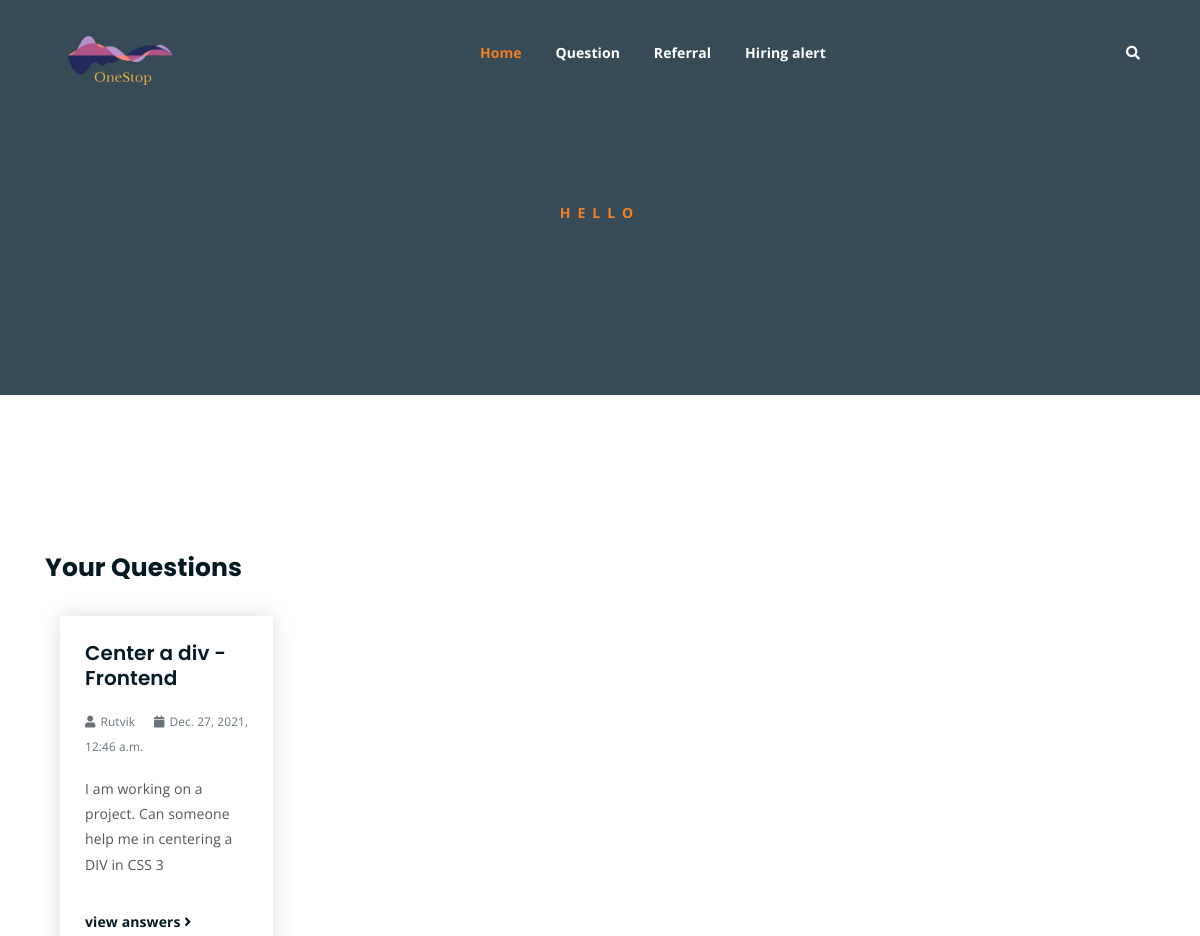
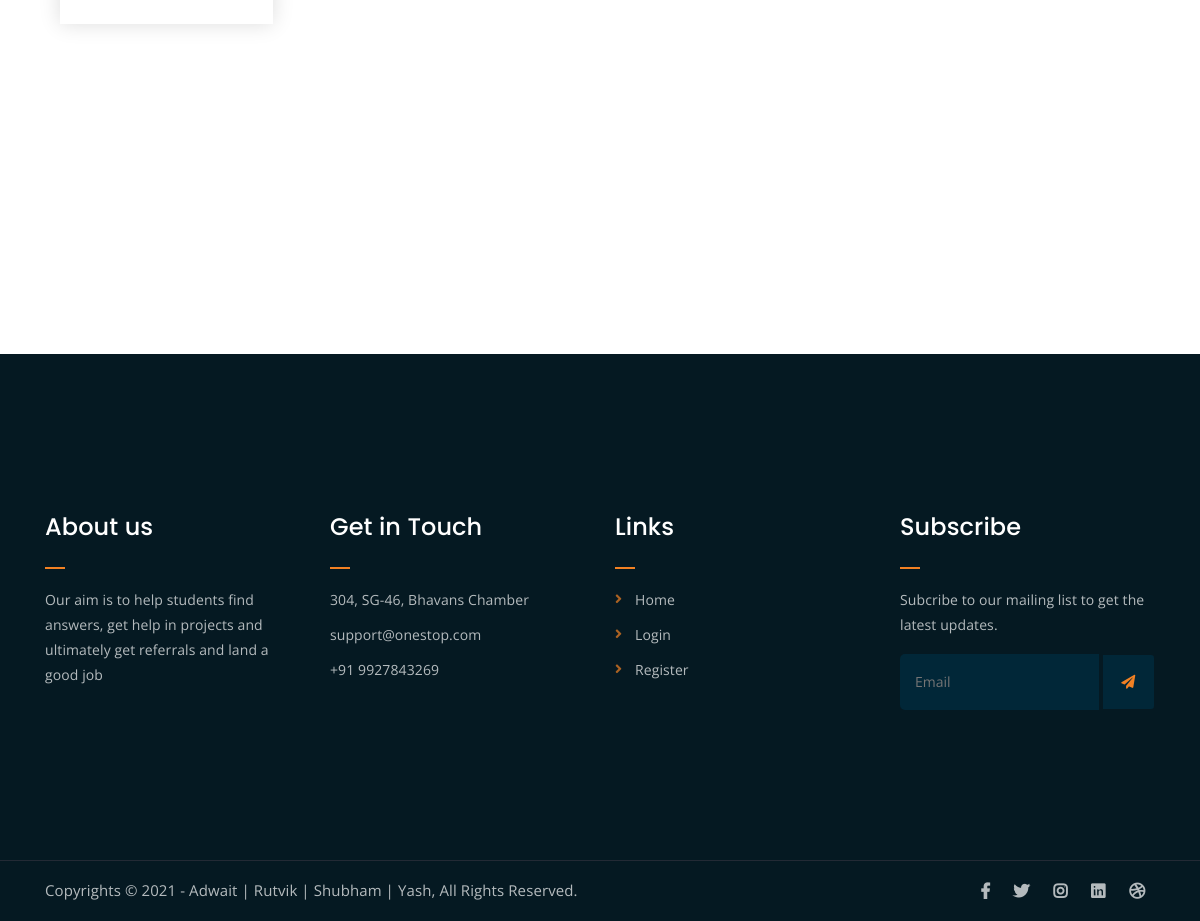
Page /Student/question/6/ on the committed database (2 pictures, top to bottom).
### main/models.py (models this page shows)
class Question(models.Model):
    title = models.CharField(max_length=500)
    description = models.TextField()
    image = models.ImageField(upload_to='mainapp/question_images/', null=True)
    student = models.ForeignKey(User, on_delete=models.CASCADE)
    date_posted = models.DateTimeField(default=datetime.datetime.now)

### main/views.py (the view)
def StudentQuestionListView(request, pk):
    context = {
        "student": Student.objects.filter(user__pk=pk).first(),
        "questions": Question.objects.filter(student__pk=pk),
    }
    print("in student")
    return render(request, "main/profile.html", context)

### main/templates/main/profile.html (shortened to what this page needs)
{% extends "main/base.html" %}
{% block content%}
<div class="breadcrumb-section breadcrumb-bg">
    <div class="container">
        <div class="row">
            <div class="col-lg-8 offset-lg-2 text-center">
                <div class="breadcrumb-text">
                    <p>Hello</p>
                </div>
            </div>
        </div>
    </div>
</div>
<div class="contact-from-section mt-150 mb-150">
    <div class="container">
        <div class="row">
            <div class="col-lg-8 mb-5 mb-lg-0">
                <div class="form-title">
                    <h2>Your Questions</h2>
                </div>
                {% for cur_quest in questions %}
                <div class="latest-news mb-150">
                    <div class="container">
                        <div class="row">
                            <div class="col-lg-4 col-md-6">
                                <div class="single-latest-news">
                                    <div class="news-text-box">
                                        <h3><a href="{%url 'Questions-detail' cur_quest.pk %}">{{cur_quest.title}}</a>
                                        </h3>
                                        <p class="blog-meta">
                                            <span class="author"><i
                                                    class="fas fa-user"></i>{{cur_quest.student.username}}</span>
                                            <span class="date"><i
                                                    class="fas fa-calendar"></i>{{cur_quest.date_posted}}</span>
                                        </p>
                                        <p class="excerpt">{{cur_quest.description}}</p>
                                        <a href="{%url 'Questions-detail' cur_quest.pk %}" class="read-more-btn">view
                                            answers <i class="fas fa-angle-right"></i></a>
                                    </div>
                                </div>
                            </div>
                        </div>
                    </div>
                </div>
                {% endfor %}
            </div>
        </div>
    </div>
</div>
{% endblock content%}

### main/static/main/css/main.css (style rules this page uses)
html { font-size: 14px; font-weight: 400; line-height: 28px; height: 100%; }
body { font-family: "Open Sans", sans-serif; font-weight: 400; font-size: 1rem; letter-spacing: 0.1px; line-height: 1.8; color: #051922; overflow-x: hidden; }
a { cursor: pointer; text-decoration: none; -webkit-transition: all 0.2s ease-in-out; -o-transition: all 0.2s ease-in-out; transition: all 0.2s ease-in-out; }
h1, .h1, h2, .h2, h3, .h3, h4, .h4, h5, .h5, h6, .h6 { font-family: "Poppins", sans-serif; font-weight: 700; margin: 0 0 1.25rem 0; color: #051922; }
h1:last-child, .h1:last-child, h2:last-child, .h2:last-child, h3:last-child, .h3:last-child, h4:last-child, .h4:last-child, h5:last-child, .h5:last-child, h6:last-child, .h6:last-child { margin: 0; }
h2, .h2 { font-size: 3rem; font-weight: 700; line-height: 3.25rem; }
h3, .h3 { font-size: 2rem; font-weight: 700; line-height: 2.25rem; }
p { font-family: "Open Sans", sans-serif; font-weight: 400; font-size: 1rem; letter-spacing: 0.1px; line-height: 1.8; color: #051922; margin: 0 0 1.25rem 0; }
.mt-150 { margin-top: 150px; }
.mb-150 { margin-bottom: 150px; }
a.read-more-btn { display: inline-block; margin-top: 15px; color: #051922; -webkit-transition: 0.3s; -o-transition: 0.3s; transition: 0.3s; font-weight: 700; }
.breadcrumb-bg { background-image: url(../img/breadcrumb-bg.jpg); }
.breadcrumb-text p { color: #F28123; font-weight: 700; text-transform: uppercase; letter-spacing: 7px; }
.breadcrumb-section { padding: 150px 0; background-size: cover; background-position: center center; position: relative; z-index: 1; background-attachment: fixed; padding-top: 200px; }
.breadcrumb-section:after { position: absolute; left: 0; top: 0; width: 100%; height: 100%; content: ""; background-color: #07212e; z-index: -1; opacity: 0.8; }
.single-latest-news { -webkit-box-shadow: 0 0 20px #dddddd; box-shadow: 0 0 20px #dddddd; -webkit-transition: 0.3s; -o-transition: 0.3s; transition: 0.3s; }
html, body { height: 100%; }
.single-latest-news h3 { font-size: 20px; line-height: 1.25em; font-weight: 600; }
.single-latest-news h3 a { color: #051922; }
p.blog-meta span { margin-right: 15px; opacity: 0.6; color: #051922; font-size: 0.85em; }
p.blog-meta span:last-child { margin-right: 0; }
p.blog-meta span i { margin-right: 5px; }
p.excerpt { line-height: 1.8; color: #555; }
.news-text-box { padding: 25px; border-bottom-left-radius: 5px; border-bottom-right-radius: 5px; }
.single-latest-news { margin-bottom: 30px; }
.form-title { margin-bottom: 25px; }
.form-title h2 { font-size: 25px; }

### rows in the picture
Question: title "Center a div - Frontend", student.username "Rutvik", date_posted "Dec. 27, 2021, 12:46 a.m.", description "I am working on a project. Can someone help me in centering a DIV in CSS 3"
